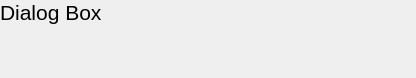
<?xml version="1.0" encoding="UTF-8"?>
<ui version="4.0">
 <class>Dialog</class>
 <widget class="QDialog" name="Dialog">
  <property name="geometry">
   <rect>
    <x>0</x>
    <y>0</y>
    <width>416</width>
    <height>78</height>
   </rect>
  </property>
  <property name="windowTitle">
   <string>Dialog</string>
  </property>
  <widget class="QLabel" name="label">
   <property name="font">
    <font>
     <pointsize>16</pointsize>
    </font>
   </property>
   <property name="frameShape">
    <enum>QFrame::NoFrame</enum>
   </property>
   <property name="text">
    <string>Dialog Box</string>
   </property>
  </widget>
 </widget>
 <resources/>
 <connections/>
</ui>
